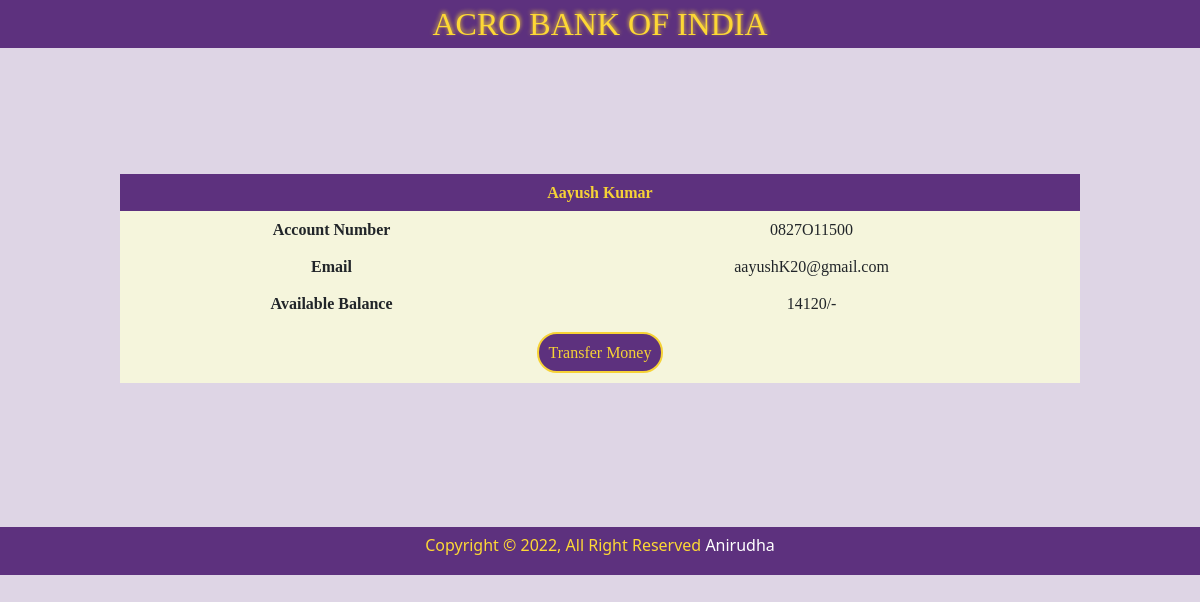
The app's page /pages/customerdetails.php?accountNo=0827O11500 with its own data.
### tables this page shows
CREATE TABLE IF NOT EXISTS `customers` (
  `AccountNo` varchar(10) NOT NULL DEFAULT '',
  `Name` varchar(30) DEFAULT NULL,
  `Email` varchar(30) DEFAULT NULL,
  `CurrentBalance` bigint(10) DEFAULT NULL,
  PRIMARY KEY (`AccountNo`)
);

### pages/customerdetails.php (the view, shortened to what this page needs)
<html>
<head>
    <link rel='stylesheet' href='../css/bootstrap.min.css'>
    <link rel='stylesheet' href='../css/styles.css'>
</head>
<body>
    <nav>
        <p>ACRO BANK OF INDIA</p>
    </nav>
    <?php
    $acno=$_GET['accountNo'];
    include("myconnection.php");
        $r=$con->query("select * from customers where AccountNo='$acno'");
        echo "<table style='margin: 10.5% 10% 12% 10%; width:80%;'>";
        while($row=$r->fetch_assoc())
        {
            $acno=$row['AccountNo'];
            $name=$row['Name'];
            $email=$row['Email'];
            $currbal=$row['CurrentBalance']."/-";
            echo "<th colspan='2'>$name</th>";
            echo "<tr><td><b>Account Number</b><td>$acno</tr>";
            echo "<tr><td><b>Email</b><td>$email</tr>";
            echo "<tr><td><b>Available Balance</b><td>$currbal</tr>";
            echo "<tr><td colspan='2'><button style='margin: 0% 21% 0% 21%; padding:1%;'><a href='transfer.php?Accno=$acno&CurrBal=$row[CurrentBalance]'>Transfer Money</a></button></tr>" ;
        }
        echo "</table>";
    ?>
    <footer>Copyright &copy; 2022, All Right Reserved <a href='#'>Anirudha</a></footer>
</body>

### css/styles.css (style rules this page uses)
body { background-color: #5d317e33; }
nav { text-align:center; background-color: #5d317e; }
nav>p { display: inline; font-family: ui-serif; font-size: xx-large; color: #fdd835; text-shadow: 0px -2px 4px #f6d236; }
.HomeContent>button,td>button { background-color: #5d317e; padding: 3%; border:solid #f6d236 2px; border-radius: 20px; margin: 2% 21% 2% 21%; }
.HomeContent>button>a,td>button>a { text-decoration: none; color: #f6d236; }
footer { background-color:#5d317e; height: 6%; color: #fdd835; padding: 6px; text-align: center; }
footer>a { text-decoration: none; color: white; }
th { background-color: #5d317e; color: #f6d236; text-align: center; }
td { text-align: center; }
table,td,th { margin: 5%; font-family: ui-serif; }
table { width:90%; }
th,td { padding:1%; }
tr { background-color: beige; border-bottom: 0px -2px 4px #5d317e; }

### records on screen
customers: Name "Aayush Kumar", AccountNo "0827O11500", Email "aayushK20@gmail.com", CurrentBalance "14120/-"
